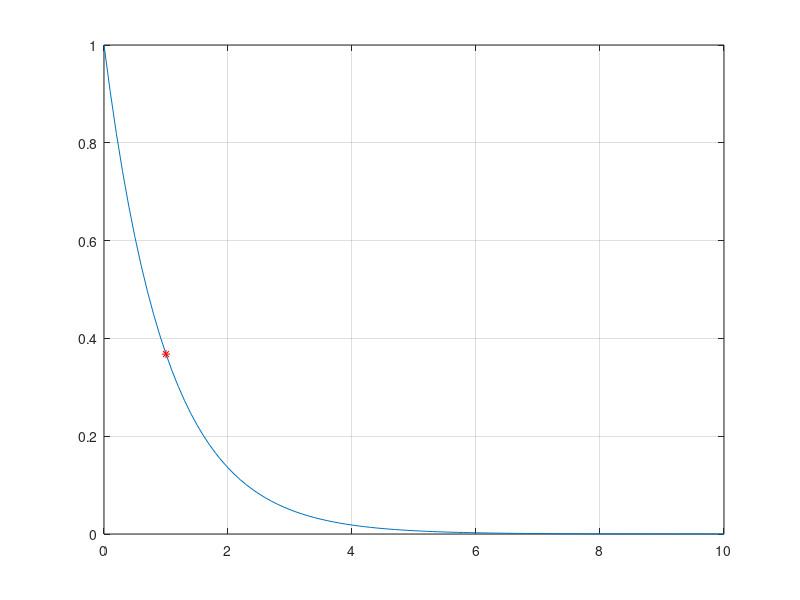
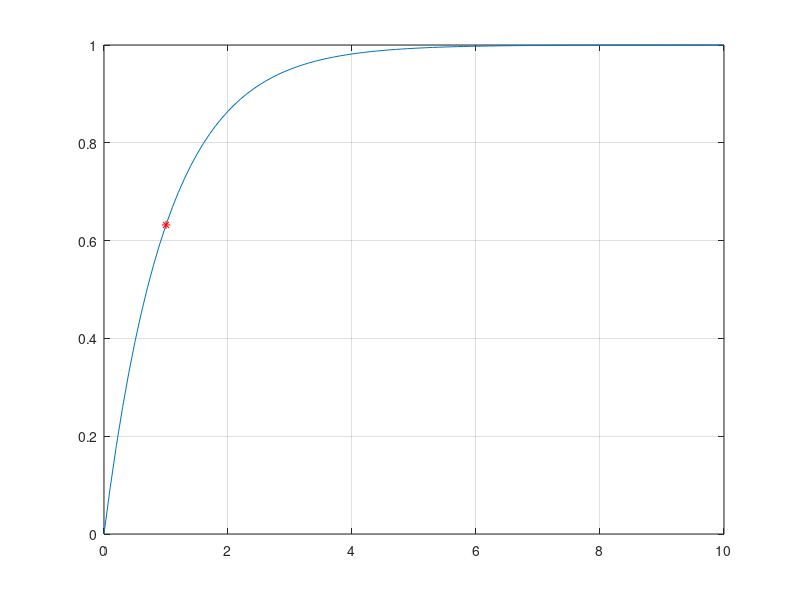
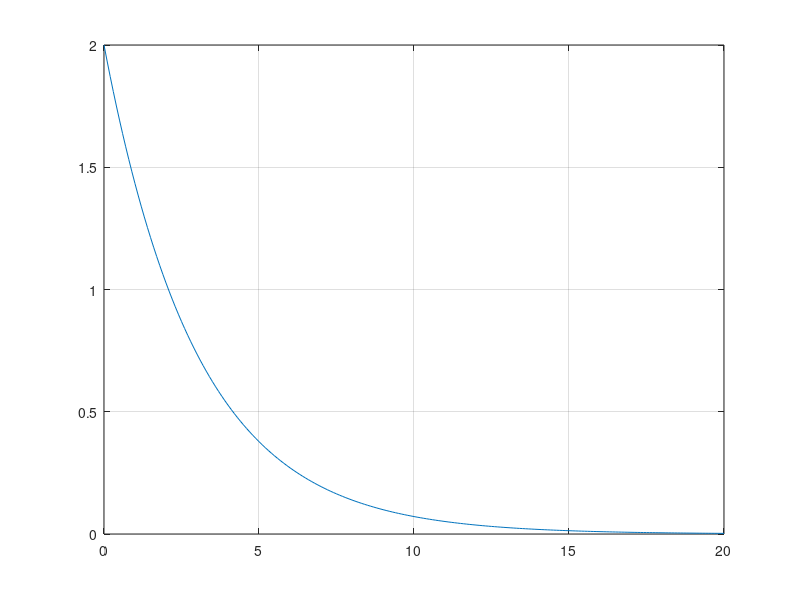

MATLAB code for these plots, in order: (Note: this script raises an error after producing the figures.)
%% a
% Define the range of x values
time_a = 0:.1:10;

% Compute e^(-x) for each x value
function_a = exp(-time_a);
asteriks_a = find(time_a == 1);

% Plot
figure(1);
plot(time_a, function_a);
hold on
plot(time_a(asteriks_a), function_a(asteriks_a), 'r*');
hold off
grid on
%%

%% b
time_b = 0:.1:10;
function_b = (1) - (exp(-time_b));
asteriks_b = find(time_b == 1);
figure(2);
plot(time_b, function_b);
hold on
plot(time_b(asteriks_b), function_b(asteriks_b), 'r*');
hold off
grid on
%%

%% c
time_c = 0:.1:20;
a_0 = 2;
tau = 3;
function_c = a_0*exp(-time_c/tau);

figure(3);
plot(time_c, function_c);
hold on
hold off
grid on
%%

%% d
syms x
t_50 = double(solve(a_0 == 2*(a_0*exp(-x/tau))))
t_37 = double(solve(a_0 == 1/.37*(a_0*exp(-x/tau))))
%%

%% e
time_c = 0:.1:40;
a_0 = 2;
tau = 10;
function_c = a_0*exp(-time_c/tau);

figure(4);
plot(time_c, function_c);
hold on
hold off
grid on
%%
